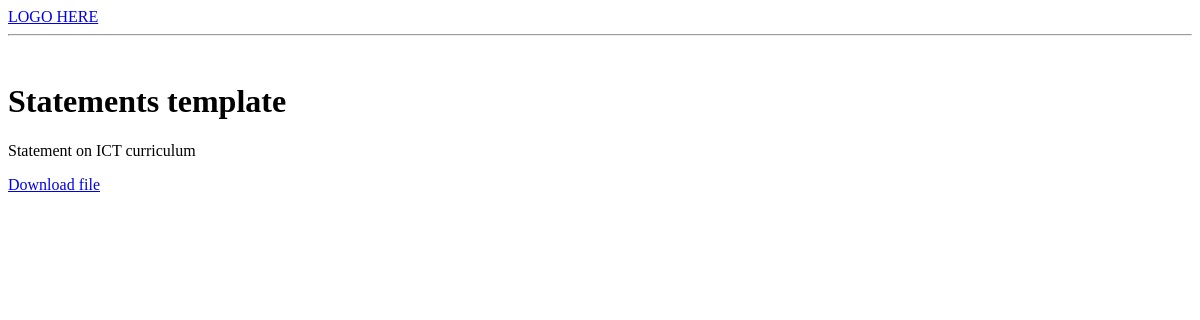
/statements, run on an earlier commit of the app's database.
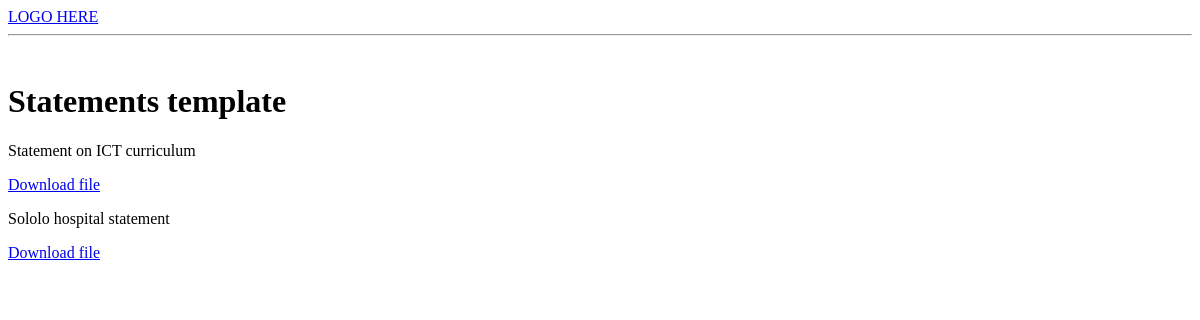
And on a later commit of the database.
### base/models.py (models this page shows, shortened)
class Statement(models.Model):
    name = models.CharField(max_length=200)
    file = models.FileField(upload_to='statements/')
    committee = models.ForeignKey(Committee, on_delete=models.CASCADE)
    uploaded_at = models.DateTimeField(auto_now=True)

### base/views.py (the view)
# urls.py: path('statements', views.statements, name="statements")
def statements(request):
    statements = Statement.objects.all()
    context = {'statements' : statements}
    return render(request, 'base/statements.html', context)

### base/templates/base/statements.html
{% extends 'main.html' %} <br />
{% block content %}
<h1>Statements template</h1>
{% for statement in statements %}
<p>{{statement.name}}</p>
<a href="{{ statement.file.url }}" target="_blank"> Download file</a>
{% endfor %} {% endblock content %}

### templates/main.html (shortened to what this page needs)
<!DOCTYPE html>
<html lang="en">
  <head>
  </head>
  <body>
    {% include 'navbar.html' %} <br />
    {% block content %} {% endblock %}
  </body>
</html>

### templates/navbar.html
<a href="/">LOGO HERE</a>
<hr />

What changed in the data, as far as the page shows it:
added Statement: name "Sololo hospital statement"
